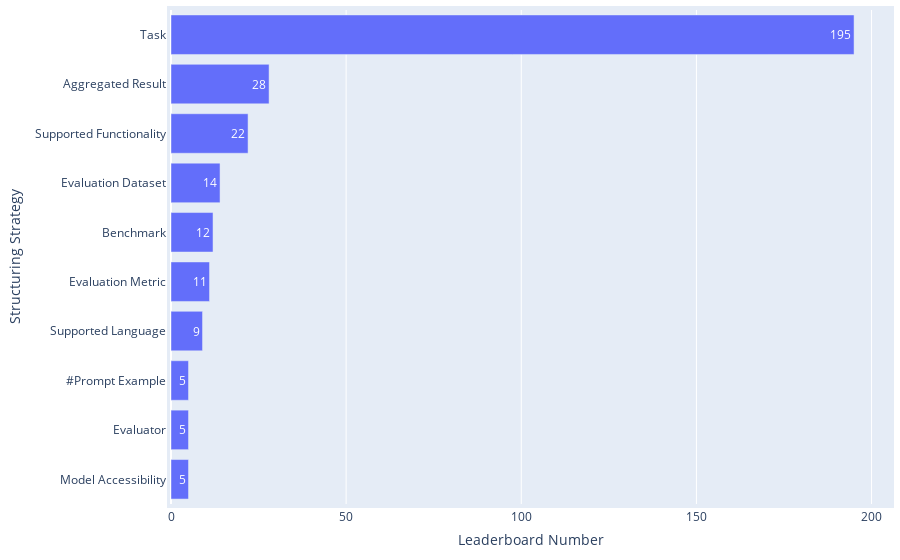

Notebook cell for this chart:
### Code cell
df = pd.read_csv(path_rq1 / 'leaderboard_processed.csv')
df_split = df[df['#Organizational strategy'] > 0]
print(f'{round(len(df_split)/len(df)*100,2)}% ({len(df_split)} out of {len(df)}) leaderboards have adopted multiple organizational strategies.')

df_split['Organizational strategies'] = df_split['Organizational strategies'].apply(ast.literal_eval)
df_split2 = df_split.explode('Organizational strategies').groupby('Organizational strategies').size().reset_index(name='Frequency')
df_split2['Weight'] = 1

statistics = {
    'Distribution|Property': 'Leaderboards across Organizational Strategies',
    'Mean': np.mean(df_split2['Frequency']),
    'Median': np.median(df_split2['Frequency']),
    'Mode': stats.mode(df_split2['Frequency'])[0],
    'Standard Deviation': np.std(df_split2['Frequency']),
    'Gini Coefficient': ineqpy.inequality.gini(data=df_split2, income='Frequency', weights='Weight'),
}
df_statistics = pd.read_csv(path_rq1 / 'leaderboard_statistics.csv')
df_statistics = pd.concat([df_statistics, pd.DataFrame([statistics])], ignore_index=True)
df_statistics.drop_duplicates(subset=['Distribution|Property'], keep='last', inplace=True)
df_statistics.sort_values(by='Distribution|Property', inplace=True)
df_statistics.to_csv(path_rq1 / 'leaderboard_statistics.csv', index=False)

df_top = df_split2.sort_values(by='Frequency', ascending=False).head(10)
print(f"{df_top['Organizational strategies'].iloc[0]} is the most adopted organizational strategies, covering {round(df_top['Frequency'].iloc[0]/len(df_split)*100,2)}% ({df_top['Frequency'].iloc[0]} out of {len(df_split)}) leaderboards.")

fig = go.Figure(go.Bar(
        x=df_top['Frequency'],  # Values for the bar lengths
        y=df_top['Organizational strategies'],  # Categories for each bar
        orientation='h',  # Sets the bars to be horizontal
        text=df_top['Frequency'],  # Adds the values as text on each bar
        textposition='auto'  # Automatically positions the text on the bars
))
fig.update_layout(
        xaxis_title='Leaderboard Number',
        yaxis_title='Organizational Strategy',
        yaxis_autorange='reversed'  # This line makes the bars go top-down
)
# Update the layout for a tighter look
fig.update_layout(
    autosize=True,
    margin=dict(
        l=10,  # Left margin
        r=10,  # Right margin
        b=10,  # Bottom margin
        t=10,  # Top margin
        pad=4  # Padding between the plot and the margin
    )
)
fig.show()

### Figure 1 — Plotly figure (JSON) as saved in the notebook; plotly's stock layout.template omitted (floating-point values rounded to 4 significant figures)
{"data": [{"orientation": "h", "text": [195, 28, 22, 14, 12, 11, 9, 5, 5, 5], "textposition": "auto", "type": "bar", "x": [195, 28, 22, 14, 12, 11, 9, 5, 5, 5], "y": ["Task", "Aggregated Result", "Supported Functionality", "Evaluation Dataset", "Benchmark", "Evaluation Metric", "Supported Language", "#Prompt Example", "Evaluator", "Model Accessibility"]}], "layout": {"autosize": true, "margin": {"b": 10, "l": 10, "pad": 4, "r": 10, "t": 10}, "xaxis": {"title": {"text": "Leaderboard Number"}}, "yaxis": {"autorange": "reversed", "title": {"text": "Structuring Strategy"}}}}
